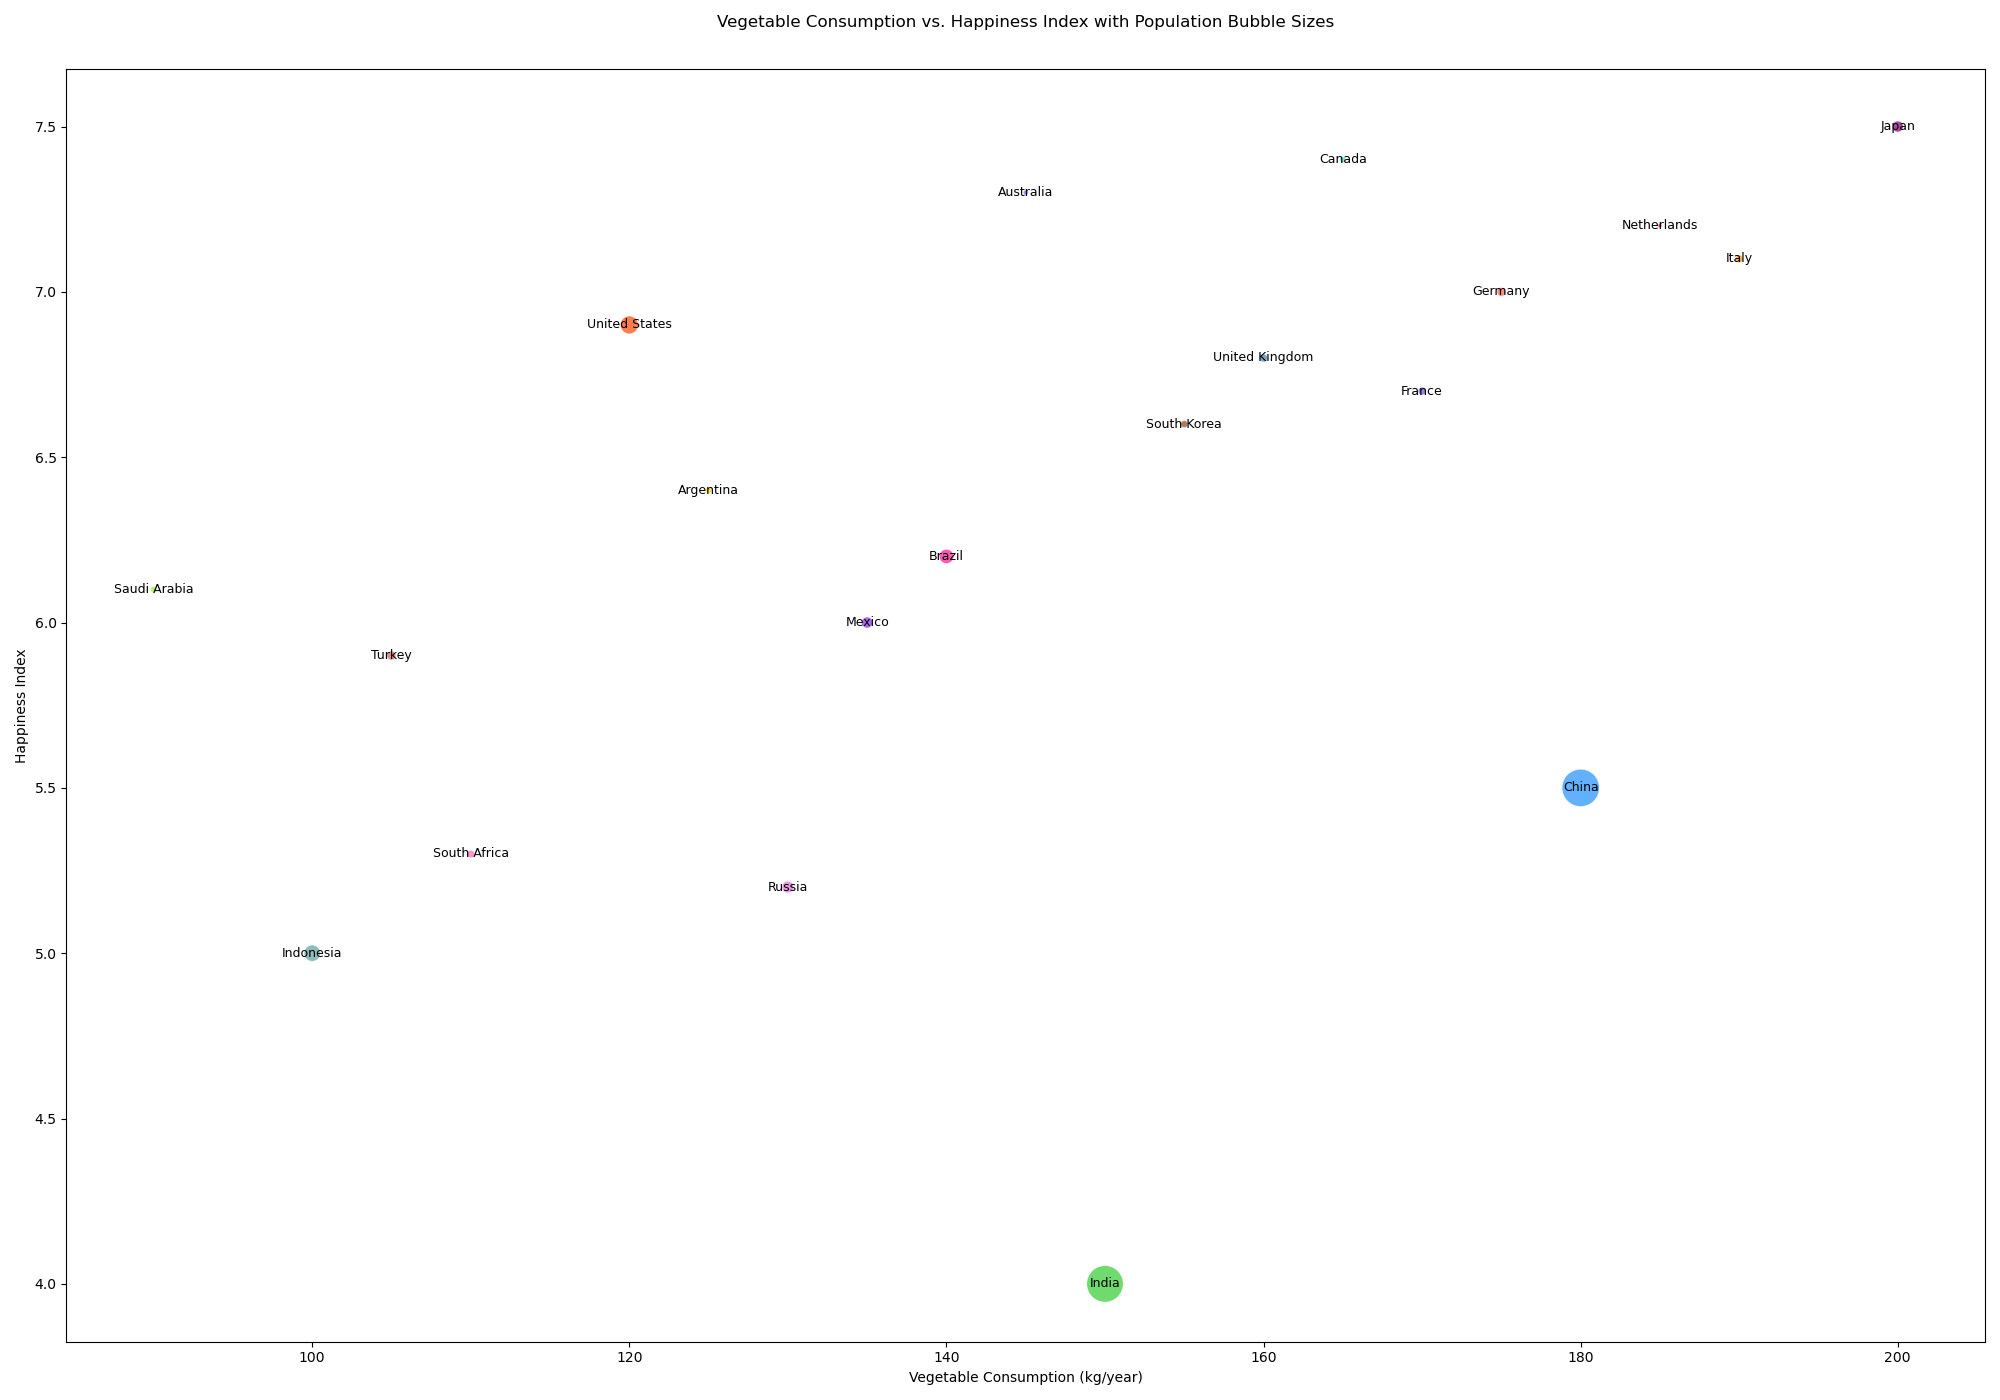

This figure's Python source:

import matplotlib.pyplot as plt

countries = ['United States', 'China', 'India', 'Japan', 'Germany', 'United Kingdom', 'France', 'Brazil', 'Italy', 'Canada', 'Russia', 'South Korea', 'Australia', 'Mexico', 'Indonesia', 'Netherlands', 'Saudi Arabia', 'South Africa', 'Argentina', 'Turkey']
veg_consumption = [120, 180, 150, 200, 175, 160, 170, 140, 190, 165, 130, 155, 145, 135, 100, 185, 90, 110, 125, 105]
happiness_index = [6.9, 5.5, 4.0, 7.5, 7.0, 6.8, 6.7, 6.2, 7.1, 7.4, 5.2, 6.6, 7.3, 6.0, 5.0, 7.2, 6.1, 5.3, 6.4, 5.9]
populations = [331, 1441, 1380, 126, 83, 67, 65, 213, 60, 38, 146, 52, 26, 128, 273, 17, 35, 60, 45, 84]

size_factor = 0.5
sizes = [p * size_factor for p in populations]

colors = ['#FF4500', '#1E90FF', '#32CD32', '#800080', '#FF6347', '#4682B4', '#6A5ACD', '#FF1493', '#FF8C00', '#40E0D0', '#DA70D6', '#8B4513', '#7B68EE', '#8A2BE2', '#5F9EA0', '#DC143C', '#7FFF00', '#FF69B4', '#FFD700', '#CD5C5C']

plt.figure(figsize=(20,14))
plt.scatter(veg_consumption, happiness_index, s=sizes, c=colors, alpha=0.7, edgecolors='w', linewidth=0.5)

plt.title('Vegetable Consumption vs. Happiness Index with Population Bubble Sizes', pad=30)
plt.xlabel('Vegetable Consumption (kg/year)')
plt.ylabel('Happiness Index')

for i, country in enumerate(countries):
    plt.text(veg_consumption[i], happiness_index[i], country, ha='center', va='center', fontsize=9)

plt.tight_layout()
plt.show()
